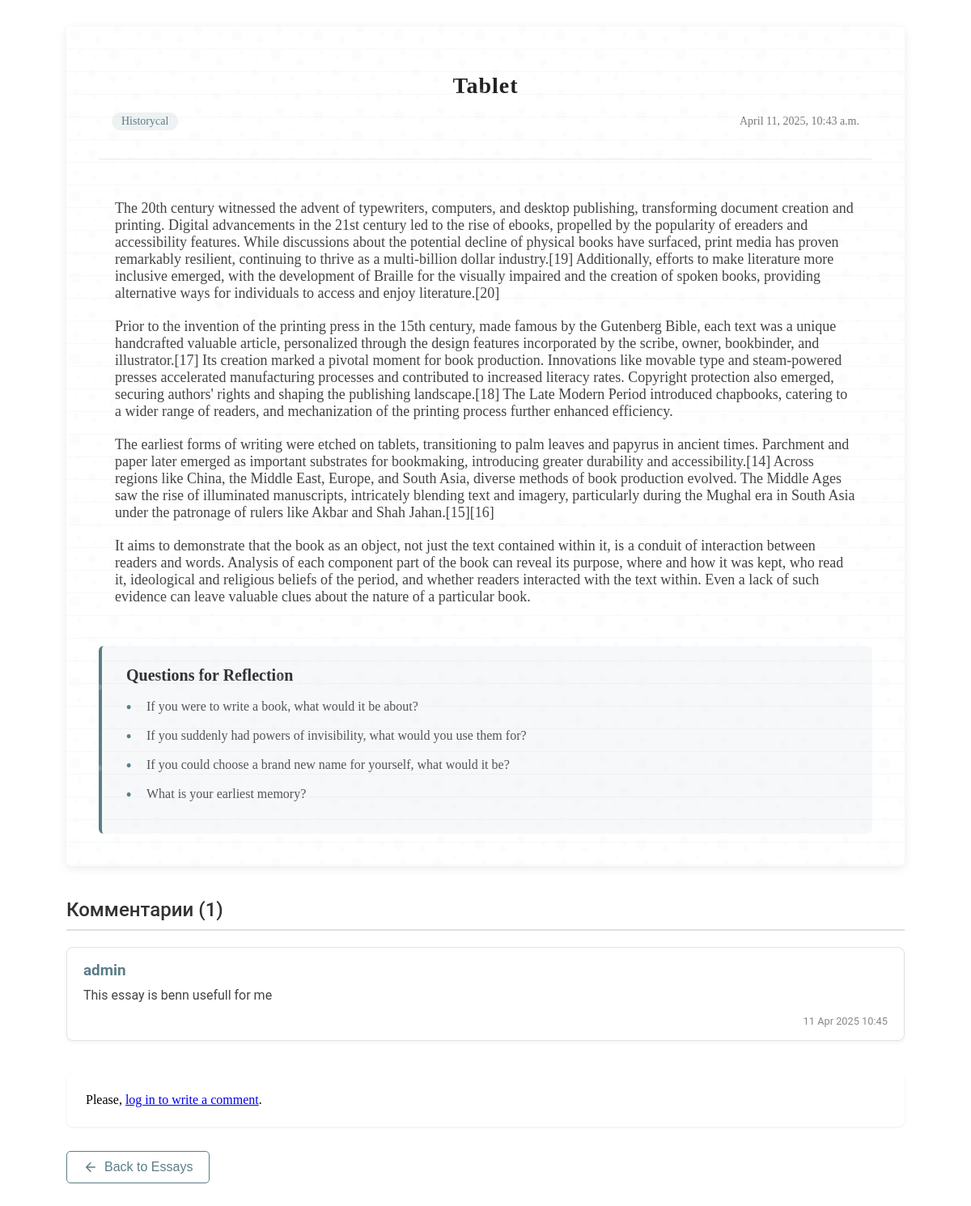
The page /essay/1/ on the database its author committed.
### essayApp/models.py (models this page shows, shortened)
class Essay(models.Model):
    title = models.CharField(max_length=255)
    description = models.TextField()
    theme = models.CharField(max_length=100)
    created_at = models.DateTimeField(default=timezone.now)
    cotegory = models.CharField(max_length=50)
    def paragraph(self):
        return Paragraph.objects.filter(essay=self)

class Paragraph(models.Model):
    content = models.TextField(unique=True, validators=[word_count_validator])
    essay = models.ForeignKey('Essay', on_delete=models.CASCADE, related_name='paragraphs')

class QuestionForEssay(models.Model):
    question = models.CharField(max_length=120)
    essay = models.ForeignKey(Essay,related_name='questions',on_delete=models.CASCADE)

class Comment(models.Model):
    essay = models.ForeignKey(Essay, related_name='comments', on_delete=models.CASCADE)
    user = models.ForeignKey(User, on_delete=models.CASCADE)
    content = models.TextField()
    created_at = models.DateTimeField(default=timezone.now)

### essayApp/views.py (the view, shortened to what this page needs)
# urls.py: path('essay/<int:pk>/', essay_detail, name='essay_detail'),
def essay_detail(request, pk):
    essay = get_object_or_404(Essay, id=pk)
    comments = essay.comments.all()
    return render(request, 'fool-essay.html', {'essay': essay, 'comments': comments})

### templates/fool-essay.html (shortened to what this page needs)
<!DOCTYPE html>
<html lang="en">
<head>
    {% load static %}
    <link rel="stylesheet" href="{% static 'css/blog.css' %}">
    <link rel="stylesheet" href="{% static 'css/navbar.css' %}">
</head>
<body>
    <div class="container">
        <article class="essay-paper">
            <header class="essay-header">
                <h1 class="essay-title">{{essay.title}}</h1>
                <div class="essay-meta">
                    <span class="essay-category">{{essay.cotegory}}</span>
                    <span class="essay-date">{{essay.created_at}}</span>
                </div>
            </header>
            <div class="essay-content">
                {% for a in essay.paragraph %}
                <p sty>
                    {{a.content}}
                </p>
                {% endfor %}
            </div>
            <div class="reflection-questions">
                <h3 class="reflection-title">Questions for Reflection</h3>
                <ul class="reflection-list">
                    {% for i in essay.questions.all %}
                    <li>
                        {{i.question}}
                    </li>
                    {% endfor %}
                </ul>
            </div>
        </article>
        <div class="essay-comments">
            <h4 class="comments-title">Комментарии ({{ comments.count }})</h4>
            {% if comments %}
            <ul class="comments-list">
                {% for comment in comments %}
                <li>
                    <strong>{{ comment.user.username }}</strong>
                    <p>{{ comment.content }}</p>
                    <small>{{ comment.created_at|date:"d M Y H:i" }}</small>
                </li>
                {% endfor %}
            </ul>
            {% else %}
            <p>Комментариев пока нет.</p>
            {% endif %}
        </div>
        <div class="comment-form">
            {% if user.is_authenticated %}
            <form method="POST">
                {% csrf_token %}
                <div class="form-group">
                    <label for="comment-text" class="form-label">Your comment</label>
                    <textarea id="comment-text" name="content" class="form-control" required></textarea>
                </div>
                <button type="submit" class="submit-comment">Отправить</button>
            </form>
            {% else %}
            <p>Please, <a href="{% url 'login' %}?next={{ request.path }}">log in to write a comment</a>.
            </p>
            {% endif %}
        </div>
        <a href="javascript:history.back()" class="back-button">
            <svg xmlns="http://www.w3.org/2000/svg" viewBox="0 0 24 24" fill="none" stroke="currentColor"
                stroke-width="2" stroke-linecap="round" stroke-linejoin="round">
                <path d="M19 12H5M12 19l-7-7 7-7" />
            </svg>
            Back to Essays
        </a>
    </div>
</body>
</html>

### static/css/blog.css (style rules this page uses)
.essay-meta { display: flex; align-items: center; justify-content: space-between; margin-bottom: 15px; font-size: 14px; color: rgb(136, 136, 136); }
.essay-category { background-color: rgba(91, 125, 135, 0.1); color: #5B7D87; border-radius: 20px; }
.essay-title { font-size: 24px; margin-bottom: 15px; font-weight: 500; color: #222; }
.essay-paper { background-color: #fff; border-radius: 6px; box-shadow: 0 3px 12px rgba(0, 0, 0, 0.08); padding: 40px; position: relative; background-image: linear-gradient(#f8f9fa 1px, transparent 1px); background-size: 100% 28px; }
.essay-header { margin-bottom: 30px; border-bottom: 1px solid #eaeaea; padding-bottom: 20px; }
.essay-title { font-size: 28px; color: #222; font-weight: 700; margin-bottom: 15px; line-height: 1.3; }
.essay-meta { display: flex; align-items: center; gap: 15px; font-size: 14px; color: #777; }
.essay-category { padding: 3px 12px; background-color: rgba(91, 125, 135, 0.1); color: #5B7D87; border-radius: 20px; }
.essay-content { font-size: 18px; color: #444; margin-bottom: 30px; position: relative; padding: 20px; z-index: 1; }
.essay-content p { margin-bottom: 20px; }
.essay-content p:last-child { margin-bottom: 0; }
.back-button { display: inline-flex; align-items: center; gap: 8px; padding: 10px 20px; background-color: transparent; color: #5B7D87; border: 1px solid #5B7D87; border-radius: 5px; font-weight: 500; text-decoration: none; transition: all 0.3s ease; cursor: pointer; font-family: 'Arial', sans-serif; margin-top: 30px; }
.back-button svg { width: 18px; height: 18px; }
.essay-paper::before { content: ""; position: absolute; top: 0; left: 0; right: 0; bottom: 0; border-radius: 6px; opacity: 0.5; z-index: 0; }
.reflection-questions { background-color: rgba(91, 125, 135, 0.05); border-radius: 6px; padding: 25px 30px; margin-top: 30px; border-left: 4px solid #5B7D87; }
.reflection-title { font-size: 20px; color: #333; font-weight: 600; margin-bottom: 15px; }
.reflection-list { list-style-type: none; padding: 0; margin: 0; }
.reflection-list li { position: relative; padding-left: 25px; margin-bottom: 12px; color: #555; font-size: 16px; line-height: 1.5; }
.reflection-list li:before { content: "•"; color: #5B7D87; font-weight: bold; position: absolute; left: 0; top: 0; font-size: 18px; }
.comments-title { font-size: 20px; color: #333; font-weight: 600; }
.comment-form { margin-top: 30px; background-color: #fff; border-radius: 6px; padding: 25px; box-shadow: 0 2px 8px rgba(0, 0, 0, 0.05); }
header { color: black; padding: 1rem; text-align: center; }
h1 { font-weight: 300; letter-spacing: 1px; margin-bottom: 0.5rem; }
.container { max-width: 1100px; margin: 0 auto; padding: 2rem; }
.essay-comments { max-width: 1200px; margin: 40px auto; font-family: 'Roboto', Arial, sans-serif; }
.comments-title { font-size: 1.5rem; color: #333; border-bottom: 2px solid #e0e0e0; padding-bottom: 10px; margin-bottom: 20px; font-weight: 500; }
.comments-list { list-style-type: none; padding: 0; margin: 0; }
.comments-list li { background-color: hsl(0, 0%, 100%); border-radius: 8px; padding: 16px 20px; border: 1px solid rgb(227, 227, 227); margin-bottom: 15px; box-shadow: 0 2px 4px rgba(0, 0, 0, 0.05); transition: transform 0.2s ease, box-shadow 0.2s ease; }
.comments-list li strong { display: block; color: #5B7D87; font-size: 1.18rem; margin-bottom: 6px; }
.comments-list li p { color: #444; line-height: 1.5; margin: 8px 0 12px; }
.comments-list li small { display: block; color: #888; font-size: 0.8rem; text-align: right; }
.comments-list li:first-child { animation: fadeIn 0.3s ease-out; }
.comment-form { margin-top: 24px; padding: 24px; background: white; border-radius: 8px; box-shadow: 0 1px 3px rgba(0, 0, 0, 0.08); }

### static/css/navbar.css (style rules this page uses)
* { margin: 0; padding: 0; box-sizing: border-box; font-family: 'DM Sans' sans-serif; }

### rows shown on the page
Essay: title "Tablet", cotegory "Historycal", created_at "April 11, 2025, 10:43 a.m.", count "1"
Paragraph: content "The 20th century witnessed the advent of typewriters, computers, and desktop publishing, transforming document creation and printing. Digital advancements in the 21st century led to the rise of ebooks, propelled by the popularity of ereaders and accessibility features. While discussions about the potential decline of physical books have surfaced, print media has proven remarkably resilient, continuing to thrive as a multi-billion dollar industry.[19] Additionally, efforts to make literature more inclusive emerged, with the development of Braille for the visually impaired and the creation of spoken books, providing alternative ways for individuals to access and enjoy literature.[20]"
Paragraph: content "Prior to the invention of the printing press in the 15th century, made famous by the Gutenberg Bible, each text was a unique handcrafted valuable article, personalized through the design features incorporated by the scribe, owner, bookbinder, and illustrator.[17] Its creation marked a pivotal moment for book production. Innovations like movable type and steam-powered presses accelerated manufacturing processes and contributed to increased literacy rates. Copyright protection also emerged, securing authors' rights and shaping the publishing landscape.[18] The Late Modern Period introduced chapbooks, catering to a wider range of readers, and mechanization of the printing process further…"
Paragraph: content "The earliest forms of writing were etched on tablets, transitioning to palm leaves and papyrus in ancient times. Parchment and paper later emerged as important substrates for bookmaking, introducing greater durability and accessibility.[14] Across regions like China, the Middle East, Europe, and South Asia, diverse methods of book production evolved. The Middle Ages saw the rise of illuminated manuscripts, intricately blending text and imagery, particularly during the Mughal era in South Asia under the patronage of rulers like Akbar and Shah Jahan.[15][16]"
Paragraph: content "It aims to demonstrate that the book as an object, not just the text contained within it, is a conduit of interaction between readers and words. Analysis of each component part of the book can reveal its purpose, where and how it was kept, who read it, ideological and religious beliefs of the period, and whether readers interacted with the text within. Even a lack of such evidence can leave valuable clues about the nature of a particular book."
QuestionForEssay: question "If you were to write a book, what would it be about?"
QuestionForEssay: question "If you suddenly had powers of invisibility, what would you use them for?"
QuestionForEssay: question "If you could choose a brand new name for yourself, what would it be?"
QuestionForEssay: question "What is your earliest memory?"
Comment: user.username "admin", content "This essay is benn usefull for me", created_at "11 Apr 2025 10:45"
